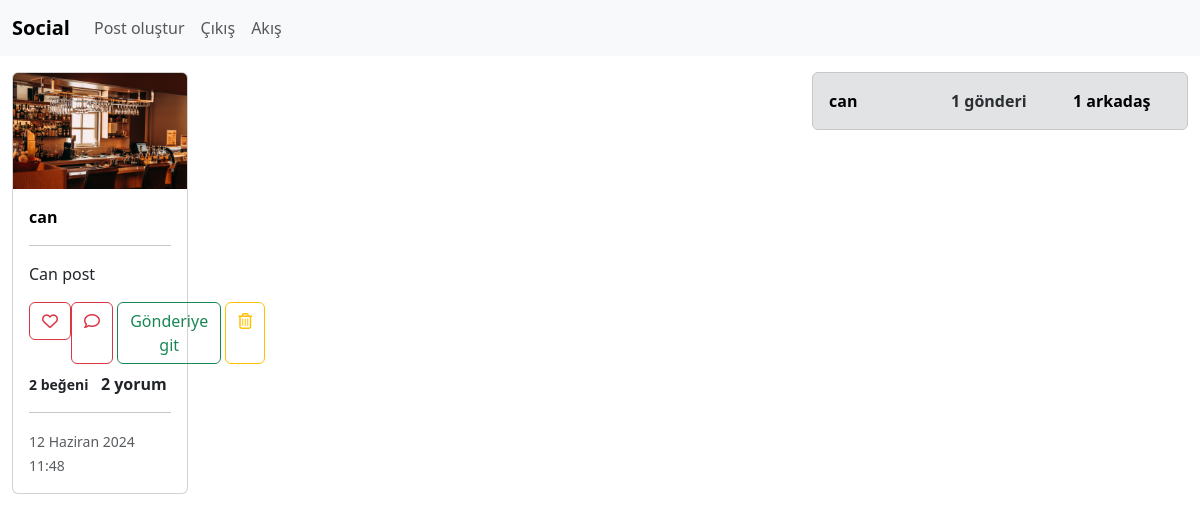
The app's page /account/profile/35/ (signed in) with its own data.
### postplatform/models.py (models this page shows, shortened)
class Posts(models.Model):
    image = models.FileField(upload_to='user_posts_file', default="")
    description =  models.CharField(max_length=100)
    date = models.DateTimeField(auto_now=True)
    isActive = models.BooleanField(default=True)
    user = models.ForeignKey(User, default=1, on_delete=models.CASCADE, related_name='user')
    liked = models.ManyToManyField(User, default=None, blank=True, related_name='liked')

### account/views.py (the view)
# urls.py: path('profile/<int:user_id>/', views.user_profile, name="user_profile"),
def user_profile(request, user_id):
    posts = Posts.objects.filter(user__id=user_id).order_by("-date")
    user_post = Posts.objects.filter(user__id=user_id).order_by("-date")
    friends = Friendship.objects.filter(from_user=request.user)
    user = get_object_or_404(User, pk=user_id)
    return render(request, "account/profile.html", {
        "user":user,
        "posts":posts,
        "user_post":user_post,
        "friends":friends,
    })

### account/templates/account/profile.html (shortened to what this page needs)
{% extends "base.html" %}
{% load static %}
{% block css_files %}
    <link href="https://cdn.jsdelivr.net/npm/bootstrap@5.3.3/dist/css/bootstrap.min.css" rel="stylesheet">
    <link rel="stylesheet" href="https://cdnjs.cloudflare.com/ajax/libs/font-awesome/6.5.2/css/all.min.css" />
    <link rel="stylesheet" href="{% static 'css/style.css' %}">
{% endblock  %}
{% block content %}
    <div class="container-fluid">
        <div class="row mt-3">
            <div class="col-md-8">
                <div class="row">
                    {% if user_post|length > 0 %}
                        {% for post in posts %}
                            <div class="col-3">
                                {% include "account/partials/_postcard.html" %}
                            </div>
                        {% endfor %}
                    {% else %}
                    <p>Henüz bir gönderi yok</p>
                    {% endif %}
                </div>
            </div>
            <div class="col-md-4">
                {% include "account/partials/_profile-box.html" %}
            </div>
        </div>
    </div>
{% endblock  %}

### account/templates/account/partials/_postcard.html (shortened to what this page needs)
{% load static %}
<div class="card mb-3">
    {% if post.image.url|slice:"-4:" == ".mp4" %}
    <video controls class="card-img-top img-fluid">
        <source src="{{ post.image.url }}" type="video/mp4">
        Tarayıcınız video etiketini desteklemiyor.
    </video>
    {% else %}
      <img src="{{ post.image.url }}" class="card-img-top img-fluid" alt="...">
    {% endif %}
    <div class="card-body">
      <p><a href="{% url 'user_profile' user.id %}">{{ user.username }}</a></p>
      <hr>
      <p class="card-text">{{ post.description }}</p>
      <div class="row">
        <div class="col-sm-12 d-flex justify-content-start mb-2">
          <form action="{% url 'like-post' %}" method="POST">
            {% if user.is_authenticated %}
              {% if user not in post.liked.all %}
                <button class="btn btn-outline-danger"><i class="fa-regular fa-heart"></i></button>&nbsp;
              {% else %}
                <button class="btn btn-outline-danger active"><i class="fa-regular fa-heart"></i></button>&nbsp;
              {% endif %}
            {% endif %}
          </form>
          <a href="{% url 'add_comment' post.id %}" class="btn btn-outline-danger"><i class="fa-regular fa-comment"></i></a>&nbsp;
          <a href="{% url 'post_detail' post.id %}" class="btn btn-outline-success">Gönderiye git</a>&nbsp;
          <a href="{% url 'post_delete' post.id %}" type="button" class="btn btn-outline-warning"><i class="fa-regular fa-trash-can"></i></a>
        </div>
      </div>
      <strong style="font-size:14px">{{ post.liked.all.count }} beğeni</strong> &nbsp; <strong>{{ post.comments.all.count }} yorum</strong>
      <hr>
      <p class="card-text"><small class="text-body-secondary">{{ post.date }}</small></p>
    </div>
  </div>

### account/templates/account/partials/_profile-box.html (shortened to what this page needs)
{% load static %}
{% block css_files %}
    <link href="https://cdn.jsdelivr.net/npm/bootstrap@5.3.3/dist/css/bootstrap.min.css" rel="stylesheet">
    <link rel="stylesheet" href="https://cdnjs.cloudflare.com/ajax/libs/font-awesome/6.5.2/css/all.min.css" />
    <link rel="stylesheet" href="{% static 'css/style.css' %}">
{% endblock  %}
<div class="container alert alert-secondary">
    <div class="row profile-row d-flex flex-row align-items-center">
        <div class="col-md-4">
            <a  class="link-texts" href="{% url 'user_profile' user.id %}">{{ user.username }}</a>
        </div>
        <div class="col-md-4">
            <strong>{{ user_post|length }} gönderi</strong>
        </div>
        <div class="col-md-4">
            <a href="{% url 'friendship:friend_list' %}" type="button" data-bs-toggle="modal" data-bs-target="#friendsModal">
                {{ friends|length }} arkadaş
            </a>
        </div>
    </div>
</div>

### static/css/style.css (style rules this page uses)
html, body { height: 100%; margin: 0; padding: 0; }
a { color: #000; font-weight: 700; text-decoration: none; }

### records on screen
Posts: image (picture), description "Can post", liked.all.count "2", comments.all.count "2", date "12 Haziran 2024 11:48"

### other values on screen
{{ user.username }} "can"
{{ user_post|length }} "1"
{{ friends|length }} "1"
